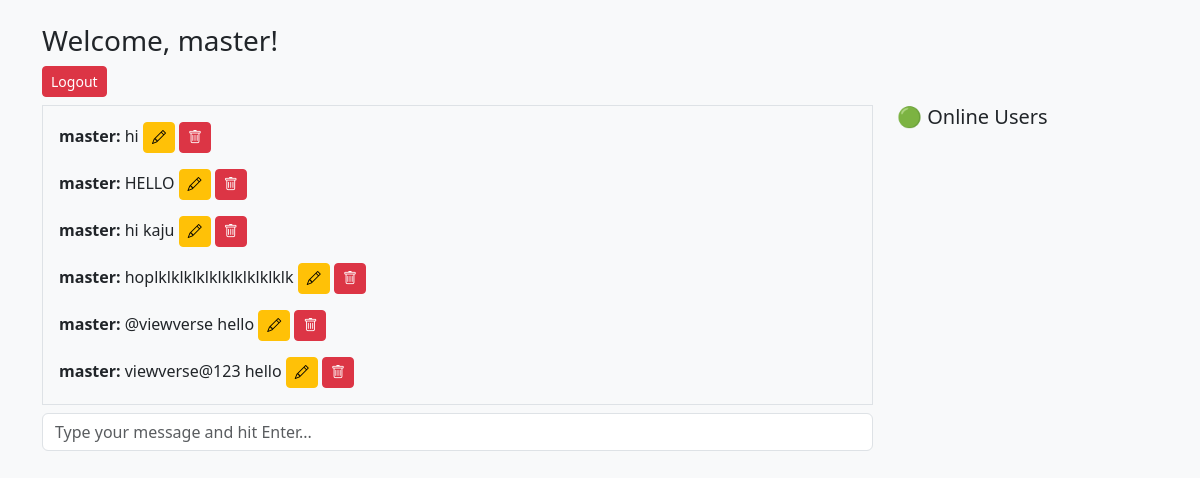
Page /chat (signed in) on the committed database.
### models.py (models this page shows)
class User(UserMixin, db.Model):
    id = db.Column(db.Integer, primary_key=True)
    username = db.Column(db.String(150), unique=True, nullable=False)
    password = db.Column(db.String(150), nullable=False)

class Message(db.Model):
    id = db.Column(db.Integer, primary_key=True)
    username = db.Column(db.String(150), nullable=False)
    text = db.Column(db.Text, nullable=False)
    timestamp = db.Column(db.DateTime, server_default=db.func.now())
    user_id = db.Column(db.Integer, db.ForeignKey('user.id'), nullable=False)

### app.py (the view)
@app.route('/chat')
@login_required
def chat():
    messages = Message.query.order_by(Message.timestamp.asc()).all()
    return render_template('chat.html', username=current_user.username, messages=messages)

### app.py (called while the page is built)
@login_manager.user_loader
def load_user(user_id):
    return User.query.get(int(user_id))

@app.before_request
def create_tables():
    global tables_created
    if not tables_created:
        db.create_all()
        tables_created = True

### templates/chat.html (shortened to what this page needs)
{% extends "base.html" %}
{% block content %}
<h3>Welcome, {{ username }}!</h3>
<a href="{{ url_for('logout') }}" class="btn btn-danger btn-sm mb-2">Logout</a>
<div class="row">
    <div class="col-md-9 position-relative">
        <div id="chat-box" class="border p-3 mb-2" style="height:300px; overflow-y: scroll;">
            {% for msg in messages %}
                <p id="msg-{{ msg.id }}">
                    <strong>{{ msg.username }}:</strong>
                    <span class="msg-text">{{ msg.text|safe }}</span>
                    {% if msg.username == username %}
                        <button class="btn btn-warning btn-sm" onclick="openEditModal('{{ msg.id }}')"><i class="bi bi-pencil"></i></button>
                        <button class="btn btn-danger btn-sm" onclick="deleteMessage('{{ msg.id }}')"><i class="bi bi-trash"></i></button>
                    {% endif %}
                </p>
            {% endfor %}
        </div>
        <input type="text" id="message" class="form-control" placeholder="Type your message and hit Enter...">
    </div>
    <div class="col-md-3">
        <h5>🟢 Online Users</h5>
    </div>
</div>
{% endblock %}

### static/style.css (style rules this page uses)
body { background-color: #f8f9fa; }

### rows in the picture
User: username "master"
Message: username "master", text "hi"
Message: username "master", text "HELLO"
Message: username "master", text "hi kaju"
Message: username "master", text "hoplklklklklklklklklklklk"
Message: username "master", text "@viewverse hello"
Message: username "master", text "viewverse@123 hello"
